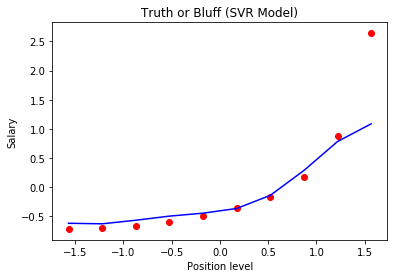

Recreate this plot in Python.
# -*- coding: utf-8 -*-
"""
Created on Sat Mar 28 23:22:03 2020

@author: Shihab
"""
 
import numpy as np
import matplotlib.pyplot as plt
import pandas as pd

# Importing the dataset
dataset = pd.read_csv('Position_Salaries.csv')
X = dataset.iloc[:, 1:2].values
y = dataset.iloc[:, 2].values
X = X.reshape(-1,1)
y = y.reshape(-1, 1)
#feature Scaling
from sklearn.preprocessing import StandardScaler
sc_X = StandardScaler()
sc_y = StandardScaler()
X = sc_X.fit_transform(X)
y = sc_y.fit_transform(y)

from sklearn.svm import SVR
regressor = SVR(kernel='rbf')
regressor.fit(X,y);

y_pred = sc_y.inverse_transform(regressor.predict(sc_X.transform(np.array[[6.5]])))

# Visualising the Regression results
plt.scatter(X, y, color = 'red')
plt.plot(X, regressor.predict(X), color = 'blue')
plt.title('Truth or Bluff (SVR Model)')
plt.xlabel('Position level')
plt.ylabel('Salary')
plt.show()
